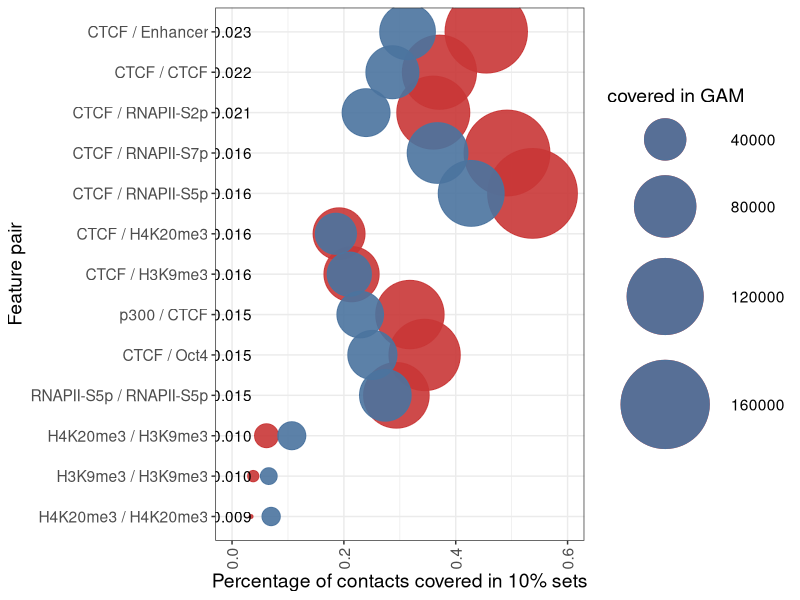

This chart was generated by the following R code:
library(dplyr)
library(tidyr)
library(readr)
library(forcats)
library(ggplot2)
library(ggrepel)
library("RColorBrewer")
library(patchwork)

setwd(dirname(rstudioapi::getActiveDocumentContext()$path))

options(scipen=9)
options(digits=2)

cGAM="#c83737"
cHiC="#4a739f"


bcolors = colorRampPalette(brewer.pal(9, "Blues"))(10)

mytheme = 
  theme_bw() + 
  theme(legend.position = "right")+
  theme(text = element_text(size=14))


catcolors.spec=c("strong"="#828282",
                 "common"="#828282",
                 "GAM"="#c83737",
                 "HiC"="#4a739f",
                 "GAM.strong"="#FF6900",
                 "HiC.strong"="#779AFF",
                 "strongcommon"="#ff990cdd"
)






###################
## 10% sets

enrichments = read_tsv("./data/ST9 - Feature pair enrichments.tsv") %>%
  dplyr::mutate(
    Enrichment_in_GAM=`% covered in GAM`/`% covered in Hi-C`,
    Enrichment_in_HiC=1/Enrichment_in_GAM
  ) 

enrichments_dtop10 = enrichments  %>% 
  mutate(dselected = rank( desc(`Mean discriminatory power (Gini)`)), 
         selected = rank(desc(`Mean discriminatory power (Gini)`))<11 | `HiC rank enrichment`<4) %>% 
  filter(selected) %>%
  mutate(FeatureF = fct_reorder(`Feature pair`, (`Mean discriminatory power (Gini)`)))


# Ext. Data Fig 8c
ggplot(enrichments_dtop10) + 
  geom_point(aes(x = FeatureF, y = `% covered in GAM`, size = `covered in GAM`), alpha = 0.9, color = cGAM) +
  geom_point(aes(x = FeatureF, y = `% covered in Hi-C`, size = `covered in Hi-C`), alpha = 0.9, color = cHiC) +
  scale_size(range = c(1, 30))+  # Adjust the range of points size
  geom_text(aes(label=sprintf("%.3f", `Mean discriminatory power (Gini)`), x=FeatureF), y=0)+
  mytheme+
  xlab("Feature pair") +
  ylab("Percentage of contacts covered in 10% sets") +
  theme(axis.text.x = element_text(angle = 90, vjust = 0.5, hjust=1))+ 
  ylim(c(0,0.6))+ 
  coord_flip() 
